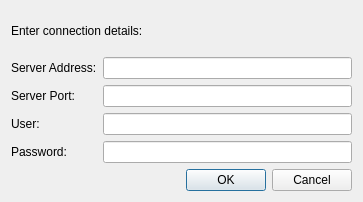
<?xml version="1.0" encoding="UTF-8"?>
<ui version="4.0">
 <class>ConnectToServerDialog</class>
 <widget class="QDialog" name="ConnectToServerDialog">
  <property name="geometry">
   <rect>
    <x>0</x>
    <y>0</y>
    <width>363</width>
    <height>202</height>
   </rect>
  </property>
  <property name="windowTitle">
   <string>Connect To Server</string>
  </property>
  <property name="windowIcon">
   <iconset resource="../resources/resources.qrc">
    <normaloff>:/rotable/network-disconnect.png</normaloff>:/rotable/network-disconnect.png</iconset>
  </property>
  <layout class="QVBoxLayout" name="verticalLayout">
   <item>
    <widget class="QLabel" name="label">
     <property name="text">
      <string>Enter connection details:</string>
     </property>
    </widget>
   </item>
   <item>
    <layout class="QFormLayout" name="formLayout">
     <item row="0" column="0">
      <widget class="QLabel" name="_labelServerAddress">
       <property name="text">
        <string>Server Address:</string>
       </property>
      </widget>
     </item>
     <item row="0" column="1">
      <widget class="QLineEdit" name="_lineEditServerAddress"/>
     </item>
     <item row="1" column="0">
      <widget class="QLabel" name="_labelServerPort">
       <property name="text">
        <string>Server Port:</string>
       </property>
      </widget>
     </item>
     <item row="1" column="1">
      <widget class="QLineEdit" name="_lineEditServerPort">
       <property name="inputMethodHints">
        <set>Qt::ImhDigitsOnly</set>
       </property>
      </widget>
     </item>
     <item row="2" column="0">
      <widget class="QLabel" name="_labelUser">
       <property name="text">
        <string>User:</string>
       </property>
      </widget>
     </item>
     <item row="2" column="1">
      <widget class="QLineEdit" name="_lineEditUser"/>
     </item>
     <item row="3" column="0">
      <widget class="QLabel" name="_labelPassword">
       <property name="text">
        <string>Password:</string>
       </property>
      </widget>
     </item>
     <item row="3" column="1">
      <widget class="QLineEdit" name="_lineEditPassword">
       <property name="echoMode">
        <enum>QLineEdit::Password</enum>
       </property>
      </widget>
     </item>
    </layout>
   </item>
   <item>
    <widget class="QDialogButtonBox" name="buttonBox">
     <property name="orientation">
      <enum>Qt::Horizontal</enum>
     </property>
     <property name="standardButtons">
      <set>QDialogButtonBox::Cancel|QDialogButtonBox::Ok</set>
     </property>
    </widget>
   </item>
  </layout>
 </widget>
 <resources>
  <include location="../resources/resources.qrc"/>
 </resources>
 <connections>
  <connection>
   <sender>buttonBox</sender>
   <signal>accepted()</signal>
   <receiver>ConnectToServerDialog</receiver>
   <slot>accept()</slot>
   <hints>
    <hint type="sourcelabel">
     <x>248</x>
     <y>254</y>
    </hint>
    <hint type="destinationlabel">
     <x>157</x>
     <y>274</y>
    </hint>
   </hints>
  </connection>
  <connection>
   <sender>buttonBox</sender>
   <signal>rejected()</signal>
   <receiver>ConnectToServerDialog</receiver>
   <slot>reject()</slot>
   <hints>
    <hint type="sourcelabel">
     <x>316</x>
     <y>260</y>
    </hint>
    <hint type="destinationlabel">
     <x>286</x>
     <y>274</y>
    </hint>
   </hints>
  </connection>
 </connections>
</ui>
